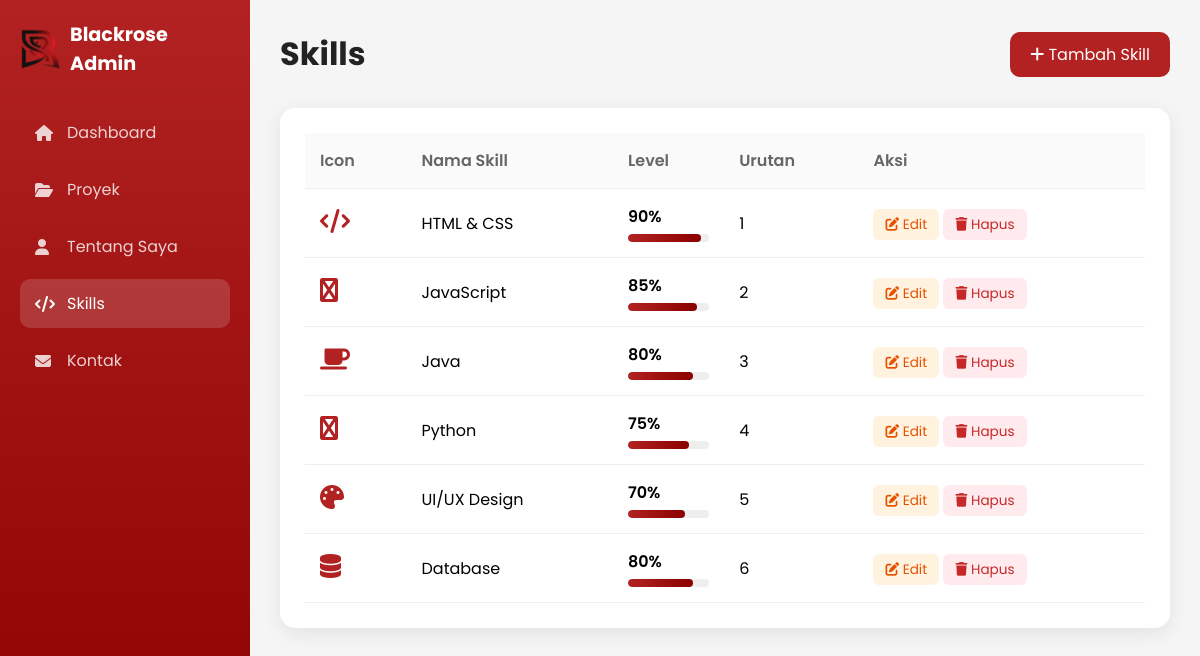
Screenshot of /admin/skills.php (signed in) with the database file from the repository.
### tables this page shows
CREATE TABLE IF NOT EXISTS skills (
    id INT AUTO_INCREMENT PRIMARY KEY,
    nama_skill VARCHAR(50) NOT NULL,
    level INT NOT NULL COMMENT '0-100',
    icon VARCHAR(50) DEFAULT NULL,
    urutan INT DEFAULT 0
);

### admin/skills.php (the view, shortened to what this page needs)
<?php
require_once '../config.php';
$action = $_GET['action'] ?? '';
$skill_edit = null;
$stmt = $pdo->query("SELECT * FROM skills ORDER BY urutan ASC, id DESC");
$skills_list = $stmt->fetchAll();
?>
<!DOCTYPE html>
<html lang="id">
<head>
    <link rel="stylesheet" href="https://cdnjs.cloudflare.com/ajax/libs/font-awesome/6.4.0/css/all.min.css">
</head>
<body>
    <div class="sidebar">
        <div class="logo">
            <img src="../img/br.png" alt="Logo">
            <h2>Blackrose Admin</h2>
        </div>
        <a href="dashboard.php" class="nav-item"><i class="fas fa-home"></i> Dashboard</a>
        <a href="proyek.php" class="nav-item"><i class="fas fa-folder-open"></i> Proyek</a>
        <a href="tentang.php" class="nav-item"><i class="fas fa-user"></i> Tentang Saya</a>
        <a href="skills.php" class="nav-item active"><i class="fas fa-code"></i> Skills</a>
        <a href="kontak.php" class="nav-item"><i class="fas fa-envelope"></i> Kontak</a>
    </div>
    <div class="main-content">
        <div class="header">
            <h1><?php echo $action == 'tambah' ? 'Tambah Skill' : ($action == 'edit' ? 'Edit Skill' : 'Skills'); ?></h1>
            <?php if (!$action): ?>
                <a href="?action=tambah" class="btn-primary"><i class="fas fa-plus"></i> Tambah Skill</a>
            <?php endif; ?>
        </div>
        <?php if ($action == 'tambah' || $action == 'edit'): ?>
            <div class="card">
                <a href="skills.php" class="back-link"><i class="fas fa-arrow-left"></i> Kembali</a>
                <form method="POST">
                    <div class="form-group">
                        <label>Nama Skill</label>
                        <input type="text" name="nama_skill" required value="<?php echo $skill_edit['nama_skill'] ?? ''; ?>">
                    </div>
                    <div class="form-group">
                        <label>Level (0-100)</label>
                        <input type="number" name="level" min="0" max="100" required value="<?php echo $skill_edit['level'] ?? 0; ?>">
                    </div>
                    <div class="form-group">
                        <label>Icon (Font Awesome, contoh: fa-code)</label>
                        <input type="text" name="icon" value="<?php echo $skill_edit['icon'] ?? ''; ?>">
                    </div>
                    <div class="form-group">
                        <label>Urutan</label>
                        <input type="number" name="urutan" value="<?php echo $skill_edit['urutan'] ?? 0; ?>">
                    </div>
                    <button type="submit" class="btn-primary">Simpan</button>
                </form>
            </div>
        <?php else: ?>
            <div class="card">
                <table>
                    <thead>
                        <tr>
                            <th>Icon</th>
                            <th>Nama Skill</th>
                            <th>Level</th>
                            <th>Urutan</th>
                            <th>Aksi</th>
                        </tr>
                    </thead>
                    <tbody>
                        <?php foreach ($skills_list as $skill): ?>
                            <tr>
                                <td><i class="fas <?php echo $skill['icon']; ?>" style="color: #B22222; font-size: 1.5rem;"></i></td>
                                <td><?php echo htmlspecialchars($skill['nama_skill']); ?></td>
                                <td>
                                    <div style="margin-bottom: 5px; font-weight: 600;"><?php echo $skill['level']; ?>%</div>
                                    <div class="progress-bar"><div class="progress-fill" style="width: <?php echo $skill['level']; ?>%;"></div></div>
                                </td>
                                <td><?php echo $skill['urutan']; ?></td>
                                <td>
                                    <a href="?action=edit&id=<?php echo $skill['id']; ?>" class="btn-sm btn-edit"><i class="fas fa-edit"></i> Edit</a>
                                    <a href="?action=hapus&id=<?php echo $skill['id']; ?>" class="btn-sm btn-hapus" onclick="return confirm('Yakin?')"><i class="fas fa-trash"></i> Hapus</a>
                                </td>
                            </tr>
                        <?php endforeach; ?>
                    </tbody>
                </table>
            </div>
        <?php endif; ?>
    </div>
</body>
</html>

### admin/skills.php (style rules this page uses)
* { margin: 0; padding: 0; box-sizing: border-box; }
body { font-family: 'Poppins', sans-serif; background: #f5f5f5; }
.sidebar { position: fixed; top: 0; left: 0; width: 250px; height: 100vh; background: linear-gradient(180deg, #B22222 0%, #8B0000 100%); padding: 20px; color: white; }
.logo { display: flex; align-items: center; gap: 10px; margin-bottom: 30px; }
.logo img { width: 40px; }
.logo h2 { font-size: 1.2rem; }
.nav-item { display: flex; align-items: center; gap: 12px; padding: 12px 15px; color: rgba(255,255,255,0.8); text-decoration: none; border-radius: 10px; margin-bottom: 8px; transition: 0.3s; }
.nav-item:hover, .nav-item.active { background: rgba(255,255,255,0.15); color: white; }
.nav-item i { width: 20px; }
.main-content { margin-left: 250px; padding: 30px; }
.header { display: flex; justify-content: space-between; align-items: center; margin-bottom: 30px; }
.header h1 { color: #222; }
.btn-primary { background: #B22222; color: white; padding: 10px 20px; border: none; border-radius: 10px; cursor: pointer; text-decoration: none; display: inline-block; }
.card { background: white; border-radius: 15px; padding: 25px; box-shadow: 0 5px 20px rgba(0,0,0,0.08); margin-bottom: 25px; }
table { width: 100%; border-collapse: collapse; }
th, td { padding: 15px; text-align: left; border-bottom: 1px solid #eee; }
th { background: #fafafa; color: #666; font-weight: 600; }
.btn-sm { padding: 6px 12px; border-radius: 6px; text-decoration: none; font-size: 0.85rem; }
.btn-edit { background: #FFF3E0; color: #E65100; }
.btn-hapus { background: #FFEBEE; color: #C62828; }
.progress-bar { height: 8px; background: #eee; border-radius: 4px; overflow: hidden; }
.progress-fill { height: 100%; background: linear-gradient(90deg, #B22222, #8B0000); border-radius: 4px; }

### rows the page displays
skills: nama_skill "HTML & CSS", level "90", urutan "1"
skills: nama_skill "JavaScript", level "85", urutan "2"
skills: nama_skill "Java", level "80", urutan "3"
skills: nama_skill "Python", level "75", urutan "4"
skills: nama_skill "UI/UX Design", level "70", urutan "5"
skills: nama_skill "Database", level "80", urutan "6"
